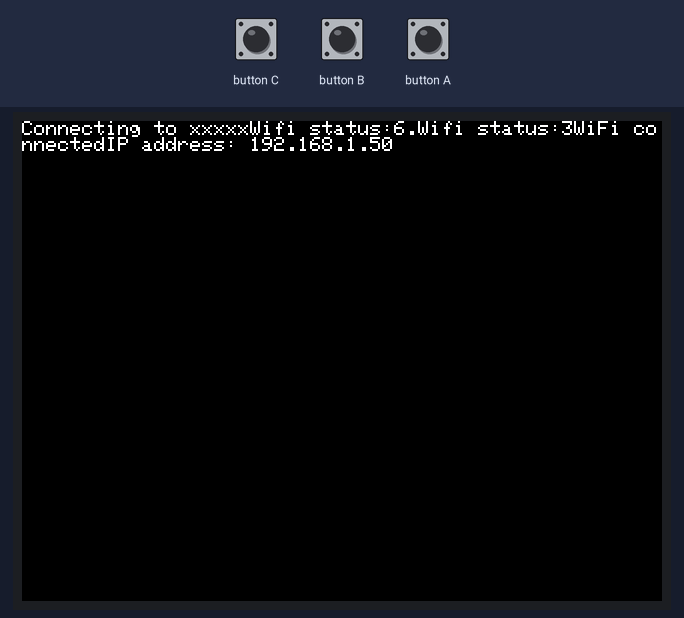
Simulated run of this program. Board: ESP32. Parts: 320×240 colour display. The test bench sets the inputs (shaded band). WiFi joins after 1.5 s; servers stay silent unless stated; uploads are accepted with an empty reply; what the program prints to the serial monitor is not drawn.

Above: at 11.4 s.
11.5 s: button B pressed for 1 s
At 12.8 s:
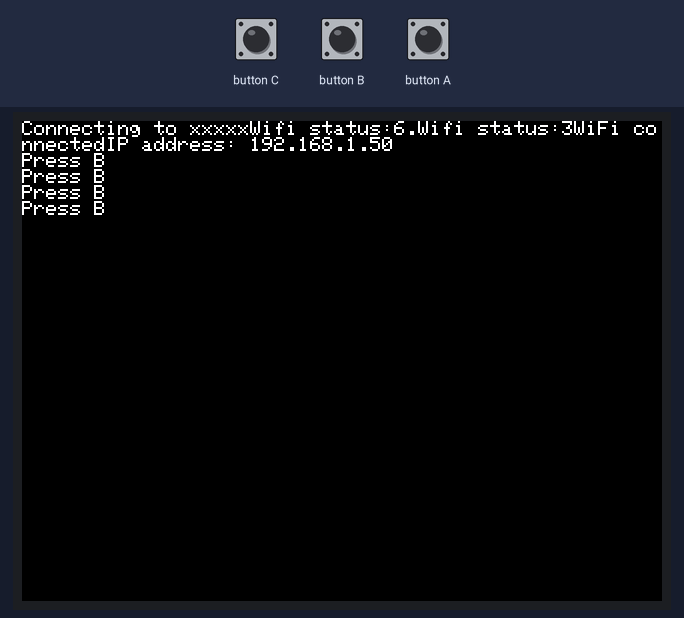
14.0 s: button A pressed for 3.2 s
At 18.0 s:
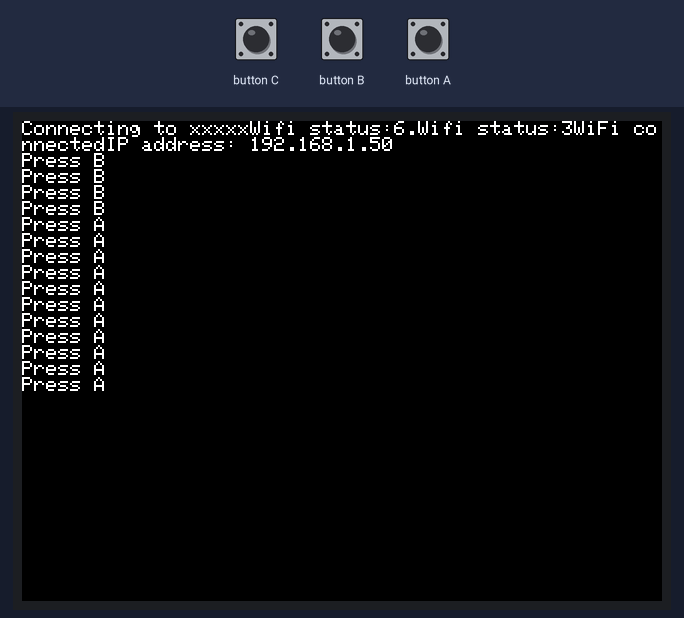
18.7 s: button B pressed for 0.15 s
At 19.3 s:
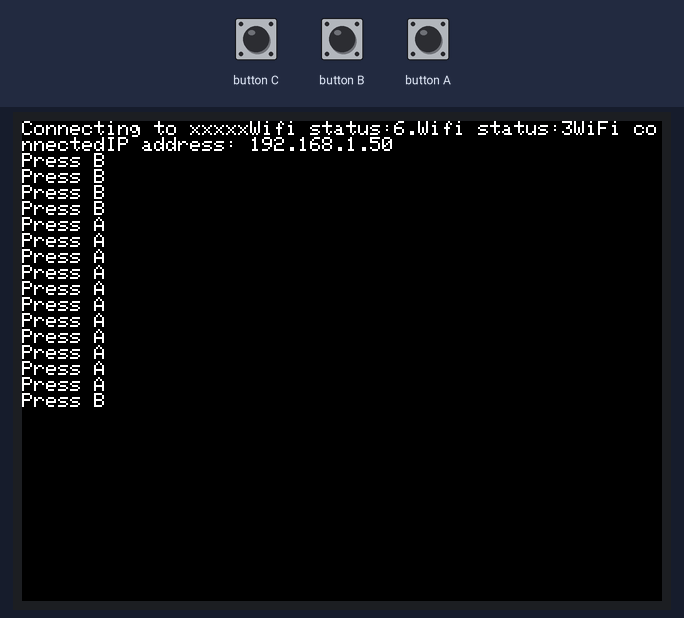
20.3 s: button A pressed for 0.15 s
At 21.8 s:
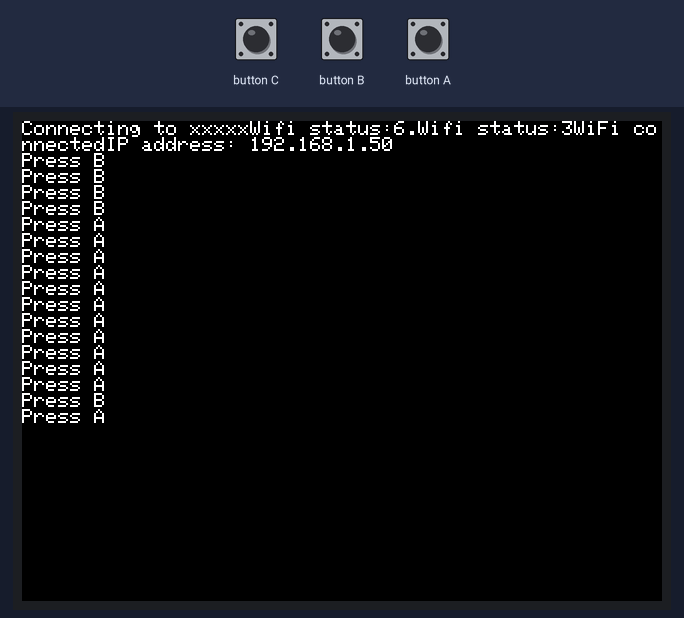
Timing chart, 0 to 22.9 s (numbered marks = the images above; inputs shaded):
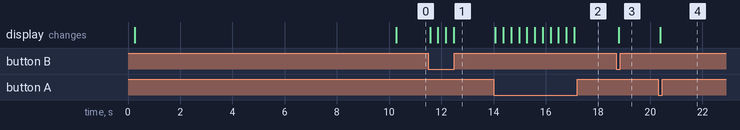

The program:

main.cpp
```cpp
/**
    Home Hue Switch
    Created on: 11.10.2019

*/

#include <M5Stack.h>
#include <WiFi.h>

#include <HTTPClient.h>
#include <ArduinoJson.h>

const char* ssid     = "xxxxx";
const char* password = "xxxx";

const String statusURL = String("http://192.168.xx.x/api/xxxxxxxxxxxxxxxxxxxx/lights/1");
const String actionURL = String("http://192.168.xx.x/api/xxxxxxxxxxxxxxxxxxxx/groups/1/action");
const String lightOn = String("{\"on\": true}");
const String lightOff = String("{\"on\": false}");


void postData(WiFiClient client, String url, String payload) {

  HTTPClient http;
  if (http.begin(client, url)) {

    http.addHeader("Content-Type", "text/json");
    int httpCode = http.PUT(payload);

  }
  http.end();

  return;
}

void OnOff(bool turnOff) {
  WiFiClient client;
  if (turnOff) {
    Serial.println("lights are on!");
    postData(client, actionURL, lightOff);
  } else {
    Serial.println("lights are off!");
    postData(client, actionURL, lightOn);
  }

}


void setup() {

  M5.begin();
  Serial.begin(115200);
  delay(100);
  Serial.setDebugOutput(true);
  M5.Lcd.print("Connecting to ");
  M5.Lcd.print(ssid);
  WiFi.mode(WIFI_STA);
  WiFi.begin(ssid, password);

  while (WiFi.status() != WL_CONNECTED) {
      Serial.print(".");
      M5.Lcd.print("Wifi status:");
      M5.Lcd.print(WiFi.status());
      M5.Lcd.print(".");
      delay(10000);
      WiFi.begin(ssid, password);

  }

  if (WiFi.status() == WL_CONNECTED) {

    M5.Lcd.print("Wifi status:");
    M5.Lcd.print(WiFi.status());
    M5.Lcd.print("WiFi connected");
    M5.Lcd.print("IP address: ");
    M5.Lcd.print(WiFi.localIP());
    M5.Lcd.print("\n");

  }

}

void loop() {

  M5.update();
  if (M5.BtnA.isPressed() == 1) {
    M5.Lcd.print("Press A\n");
    OnOff(true);
  }
  if (M5.BtnB.isPressed() == 1) {
    M5.Lcd.print("Press B\n");
    OnOff(false);
  }

  delay(100);
}
```

Measured:
- after the input at 11.5 s, the display: first changes after 0.07 s (image 1 shows a later state)
- after the input at 14.0 s, the display: first changes after 0.07 s (image 2 shows a later state)
- after the input at 18.7 s, the display: changes after 0.08 s (image 3)
- after the input at 20.3 s, the display: changes after 0.09 s (image 4)
